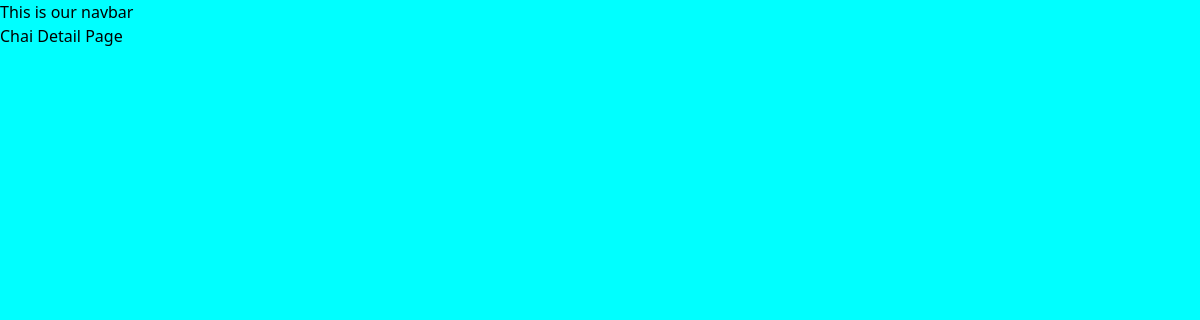
/chaiapp/2/, run on an earlier commit of the app's database.
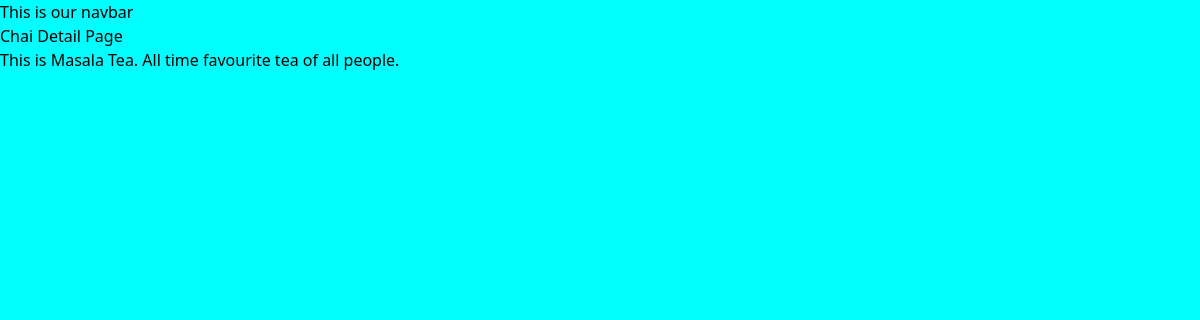
And on a later commit of the database.
### chaiapp/models.py (models this page shows, shortened)
class Models(models.Model):
    CHAI_TYPE_CHOICE=[
        ('ML','MASALA'),
        ('GR','GINGER'),
        ('BT','BLACK TEA')
    ]
    name=models.CharField(max_length=100)
    image = models.ImageField(upload_to='chais/',default='chais/default.jpg')
    date_added = models.DateTimeField(default=timezone.now)
    type = models.CharField(max_length=2,choices=CHAI_TYPE_CHOICE,default='ML')
    price = models.IntegerField(default=0)
    description = models.TextField(default='')

### chaiapp/views.py (the view)
# urls.py: path('<int:chai_id>/',views.chai_detail,name='chai_detail'),
def chai_detail(request,chai_id):
    chai = get_object_or_404(Models,pk=chai_id)
    return render(request,'chaiapp/chaidetail.html',{'chai':chai})

### chaiapp/templates/chaiapp/chaidetail.html (shortened to what this page needs)
{% extends "layout.html" %}
{%block content%}
<h1>Chai Detail Page</h1>
<h1>{{chai.description}}</h1>
{%endblock%}

What changed in the data, as far as the page shows it:
now on this page (row edited): Models: description "This is Masala Tea. All time favourite tea of all people."
